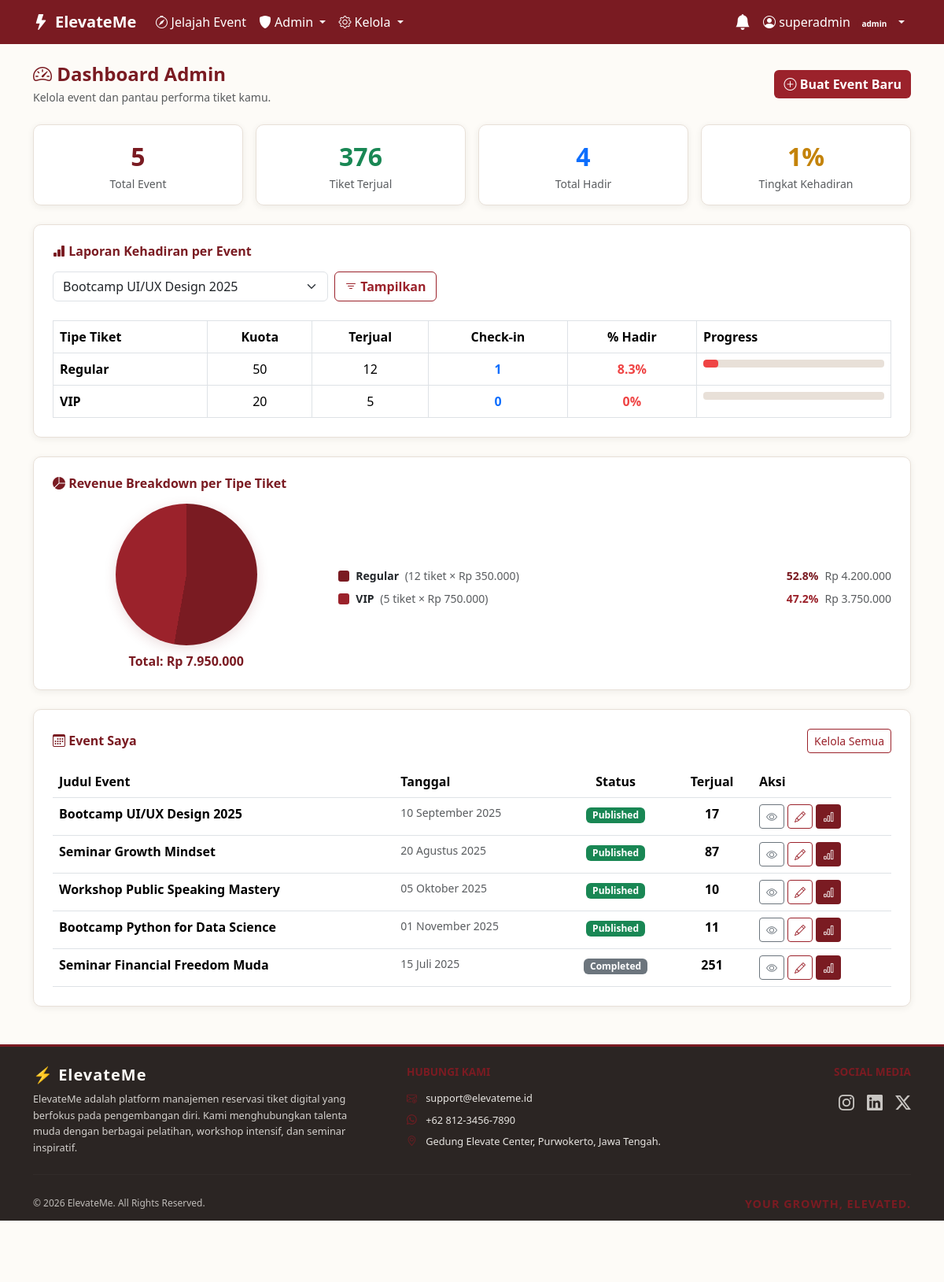
The page /views/dashboard/organizer.php (signed in) on the database its author committed.
### tables this page shows
CREATE TABLE ticket_types (
    id                    INT PRIMARY KEY AUTO_INCREMENT,
    event_id              INT NOT NULL,
    name                  VARCHAR(100) NOT NULL,
    price                 DECIMAL(10,2) NOT NULL,
    quota                 INT NOT NULL,
    sold                  INT NOT NULL DEFAULT 0,
    description           TEXT,
    early_bird_price      DECIMAL(10,2) DEFAULT NULL,
    early_bird_deadline   DATETIME DEFAULT NULL,
    FOREIGN KEY (event_id) REFERENCES events(id) ON DELETE CASCADE
);

CREATE TABLE events (
    id            INT PRIMARY KEY AUTO_INCREMENT,
    organizer_id  INT NOT NULL,
    title         VARCHAR(200) NOT NULL,
    description   TEXT,
    location      VARCHAR(200),
    start_date    DATETIME,
    end_date      DATETIME,
    banner        VARCHAR(255) DEFAULT NULL,
    status        ENUM('draft', 'published', 'cancelled', 'completed') DEFAULT 'draft',
    created_at    TIMESTAMP DEFAULT CURRENT_TIMESTAMP,
    FOREIGN KEY (organizer_id) REFERENCES users(id) ON DELETE CASCADE
);

### views/dashboard/organizer.php (the view, shortened to what the rows shown need)
<?php
require_once __DIR__ . '/../../config/bootstrap.php';
$auth->requireRole(['admin', 'organizer']);
$event_model       = new EventModel();
$ticket_type_model = new TicketTypeModel();
$organizer_id      = $auth->getUserId();
$events_saya = ($auth->getRole() === 'admin')
    ? $event_model->getAllWithOrganizer(100, 0)
    : $event_model->getByOrganizer($organizer_id, 100, 0);
foreach ($events_saya as $ev) {
    $laporan = $ticket_type_model->getAttendanceReport($ev['id']);
}
$selected_event_id = (int) ($_GET['event_id'] ?? ($events_saya[0]['id'] ?? 0));
$laporan_kehadiran = [];
$revenue_breakdown = [];
if ($selected_event_id > 0) {
    $laporan_kehadiran = $ticket_type_model->getAttendanceReport($selected_event_id);
    $revenue_breakdown = $ticket_type_model->getRevenueBreakdown($selected_event_id);
}
?>
<?php require_once __DIR__ . '/../layouts/header.php'; ?>
<div class="card card-elevate p-4 mb-4">
    <?php if (!empty($laporan_kehadiran)): ?>
        <div class="table-responsive">
            <table class="table table-bordered table-hover mb-0">
                <thead class="table-elevate">
                    <tr>
                        <th>Tipe Tiket</th>
                        <th class="text-center">Kuota</th>
                        <th class="text-center">Terjual</th>
                        <th class="text-center">Check-in</th>
                        <th class="text-center">% Hadir</th>
                        <th>Progress</th>
                    </tr>
                </thead>
                <tbody>
                    <?php foreach ($laporan_kehadiran as $lap): ?>
                        <?php
                        $persen = (float) $lap['persen_hadir'];
                        $bar_color = $persen >= 80 ? '#10b981' : ($persen >= 50 ? '#f59e0b' : '#ef4444');
                        ?>
                        <tr>
                            <td class="fw-semibold"><?= e($lap['tipe_tiket']) ?></td>
                            <td class="text-center"><?= $lap['quota'] ?></td>
                            <td class="text-center"><?= $lap['total_terjual'] ?></td>
                            <td class="text-center fw-bold text-primary"><?= $lap['total_checkin'] ?></td>
                            <td class="text-center fw-bold" style="color: <?= $bar_color ?>">
                                <?= $persen ?>%
                            </td>
                            <td style="min-width: 120px;">
                                <div style="background: #e8e0d8; border-radius: 4px; height: 10px; overflow: hidden;">
                                    <div style="width: <?= $persen ?>%; background: <?= $bar_color ?>; height: 100%; border-radius: 4px; transition: width .4s;"></div>
                                </div>
                            </td>
                        </tr>
                    <?php endforeach; ?>
                </tbody>
            </table>
        </div>
    <?php else: ?>
        <p class="text-muted small mb-0">Pilih event untuk melihat laporan kehadiran.</p>
    <?php endif; ?>
</div>
<?php if (!empty($revenue_breakdown)): ?>
    <?php
    $total_rev   = array_sum(array_column($revenue_breakdown, 'total_revenue'));
    $colors      = ['#7A1B22', '#9B222B', '#c4394a', '#e06070', '#f59e0b', '#10b981'];
    ?>
    <div class="card card-elevate p-4 mb-4">
        <div class="row align-items-center g-4">
            <div class="col-md-8">
                <div class="row g-2">
                    <?php foreach ($revenue_breakdown as $i => $rb):
                        $pct   = $total_rev > 0 ? round($rb['total_revenue'] / $total_rev * 100, 1) : 0;
                        $color = $colors[$i % count($colors)];
                    ?>
                        <div class="col-12">
                            <div class="d-flex align-items-center gap-2">
                                <div style="width:14px;height:14px;border-radius:3px;background:<?= $color ?>;flex-shrink:0;"></div>
                                <div class="flex-grow-1 small">
                                    <span class="fw-semibold"><?= e($rb['tipe_tiket']) ?></span>
                                    <span class="text-muted ms-1">(<?= $rb['sold'] ?> tiket × <?= rupiah($rb['price']) ?>)</span>
                                </div>
                                <div class="fw-bold small" style="color: <?= $color ?>;">
                                    <?= $pct ?>%
                                </div>
                                <div class="small text-muted">
                                    <?= rupiah($rb['total_revenue']) ?>
                                </div>
                            </div>
                        </div>
                    <?php endforeach; ?>
                </div>
            </div>
        </div>
    </div>
<?php endif; ?>
<div class="card card-elevate p-4">
    <div class="table-responsive">
        <table class="table table-hover mb-0">
            <thead class="table-elevate">
                <tr>
                    <th>Judul Event</th>
                    <th>Tanggal</th>
                    <th class="text-center">Status</th>
                    <th class="text-center">Terjual</th>
                    <th>Aksi</th>
                </tr>
            </thead>
            <tbody>
                <?php foreach (array_slice($events_saya, 0, 10) as $ev): ?>
                    <tr>
                        <td class="fw-semibold"><?= e($ev['title']) ?></td>
                        <td class="small text-muted"><?= tanggal_id($ev['start_date']) ?></td>
                        <td class="text-center">
                            <span class="badge <?= $ev['status'] === 'published' ? 'bg-success' : ($ev['status'] === 'draft' ? 'bg-warning text-dark' : 'bg-secondary') ?>">
                                <?= e(ucfirst($ev['status'])) ?>
                            </span>
                        </td>
                        <td class="text-center fw-bold">
                            <?php
                            $tipe_ev = $ticket_type_model->getByEvent($ev['id']);
                            echo array_sum(array_column($tipe_ev, 'sold'));
                            ?>
                        </td>
                        <td>
                            <a href="<?= BASE_URL ?>/views/events/detail.php?id=<?= $ev['id'] ?>"
                               class="btn btn-outline-secondary btn-sm">
                                <i class="bi bi-eye"></i>
                            </a>
                            <a href="<?= BASE_URL ?>/views/events/manage.php?aksi=edit&id=<?= $ev['id'] ?>"
                               class="btn btn-outline-cta btn-sm">
                                <i class="bi bi-pencil"></i>
                            </a>
                            <a href="?event_id=<?= $ev['id'] ?>#laporan"
                               class="btn btn-sm"
                               style="background: var(--color-accent); color: #fff;">
                                <i class="bi bi-bar-chart"></i>
                            </a>
                        </td>
                    </tr>
                <?php endforeach; ?>
            </tbody>
        </table>
    </div>
</div>
<?php require_once __DIR__ . '/../layouts/footer.php'; ?>

### rows shown on the page
ticket_types: name "Regular", quota "50", sold "12", total_checkin "1", persen "8.3", price "Rp 350.000", pct "52.8", total_revenue "Rp 4.200.000"
ticket_types: name "VIP", quota "20", sold "5", total_checkin "0", persen "0", price "Rp 750.000", pct "47.2", total_revenue "Rp 3.750.000"
events: title "Bootcamp UI/UX Design 2025", start_date "10 September 2025", status "Published", array_sum(array_column($tipe_ev, 'sold')) "17"
events: title "Seminar Growth Mindset", start_date "20 Agustus 2025", status "Published", array_sum(array_column($tipe_ev, 'sold')) "87"
events: title "Workshop Public Speaking Mastery", start_date "05 Oktober 2025", status "Published", array_sum(array_column($tipe_ev, 'sold')) "10"
events: title "Bootcamp Python for Data Science", start_date "01 November 2025", status "Published", array_sum(array_column($tipe_ev, 'sold')) "11"
events: title "Seminar Financial Freedom Muda", start_date "15 Juli 2025", status "Completed", array_sum(array_column($tipe_ev, 'sold')) "251"

### other values the page prints
$_SESSION['username'] "superadmin"
$auth->getRole() "admin"
$total_events "5"
$total_tiket "376"
$total_checkin "4"
$total_checkin / $total_tiket * 100 "1"
rupiah($total_rev) "Rp 7.950.000"
form field event_id "Bootcamp UI/UX Design 2025"
